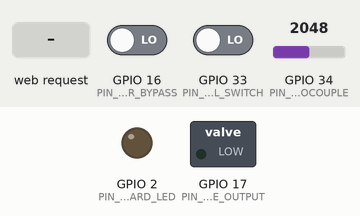
This program was run on a simulated ESP32. Parts: switched loads named in the program (green lamp = pin HIGH), output pins drawn as LEDs (lit = HIGH). Inputs (shaded band) come from the test bench; at power-on: GPIO 16 (PIN_MASTER_BYPASS) LOW, GPIO 34 (PIN_THERMOCOUPLE) = 2048, GPIO 33 (PIN_WALL_SWITCH) LOW. WiFi joins after 1.5 s; servers stay silent unless stated; what the program prints to the serial monitor is not drawn.

Above: at 2.7 s.
2.8 s: GPIO 16 (PIN_MASTER_BYPASS) driven HIGH
At 3.4 s:
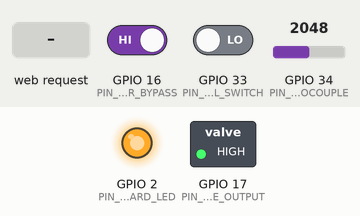
4.3 s: HTTP request GET /control received
5.8 s: HTTP request GET /control?state=on received
7.3 s: GPIO 16 (PIN_MASTER_BYPASS) driven LOW
At 8.1 s:
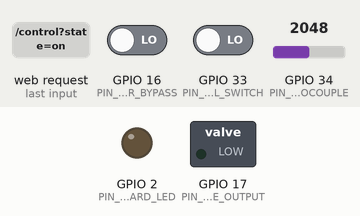
8.8 s: GPIO 34 (PIN_THERMOCOUPLE) set to 664
10.3 s: GPIO 34 (PIN_THERMOCOUPLE) set to 567
At 11.3 s:
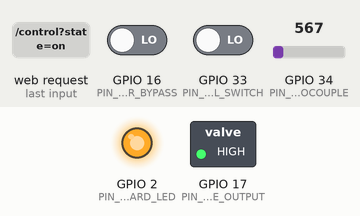
Timing chart, 0 to 12.8 s (numbered marks = the images above; inputs shaded):
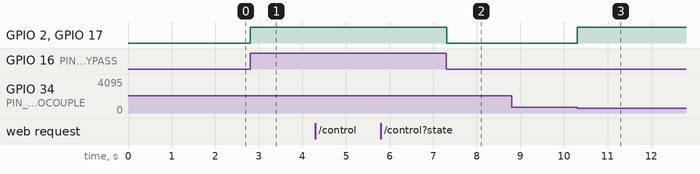

Measured:
- the behaviour switches between 622 and 621 on GPIO 34 (PIN_THERMOCOUPLE) (found by bisection; images 2 and 3)
- after the input at 2.8 s, GPIO 2 (PIN_ONBOARD_LED), GPIO 17 (PIN_VALVE_OUTPUT): LOW → HIGH at once
- after the input at 4.3 s, every drawn part: stays the same
- after the input at 5.8 s, every drawn part: stays the same
- after the input at 7.3 s, GPIO 2 (PIN_ONBOARD_LED), GPIO 17 (PIN_VALVE_OUTPUT): HIGH → LOW at once
- after the input at 8.8 s, every drawn part: stays the same
- after the input at 10.3 s, GPIO 2 (PIN_ONBOARD_LED), GPIO 17 (PIN_VALVE_OUTPUT): LOW → HIGH at once

The program:

main.cpp
```cpp
#include <Arduino.h>
#include <WiFi.h>
#include <ESPmDNS.h>
#include <WebServer.h>
#include "secrets.h"
#include "web_page.h"

// --- Configuration ---
namespace Config {
    constexpr char HOST_NAME[] = "fireplace"; // http://fireplace.local

    // Pins
    constexpr int PIN_THERMOCOUPLE = 34; // ADC1_CH6
    constexpr int PIN_WALL_SWITCH = 33;  // RTC Pin for Deep Sleep Wakeup
    constexpr int PIN_VALVE_OUTPUT = 17;
    constexpr int PIN_ONBOARD_LED = 2;
    constexpr int PIN_MASTER_BYPASS = 16; // Active HIGH

    // Safety Thresholds (mV)
    constexpr int THERMO_MIN_MV = 150;
    constexpr int THERMO_MAX_MV = 500;

    // Network (Static IP)
    // Set to false to use DHCP
    constexpr bool USE_STATIC_IP = true;
    // Note: IPAddress cannot be constexpr in Arduino ESP32 core easily without casting, keeping as const
    const IPAddress LOCAL_IP(192, 168, 4, 52);
    const IPAddress GATEWAY(192, 168, 4, 1);
    const IPAddress SUBNET(255, 255, 255, 0);
    const IPAddress PRIMARY_DNS(8, 8, 8, 8);

    // Serial Debug
    constexpr int SERIAL_BAUD = 115200;
}

// --- Global State ---
struct State {
    bool webRequestOn = false;
    unsigned long timerEndTime = 0;
    bool isFireplaceEnabled = false;
    int currentThermoMV = 0;
    bool isWallSwitchActive = false;
    bool isMasterBypassActive = false;
    bool isSafe = false;

};

State state;
WebServer server(80);

// --- Function Prototypes ---
void setupHardware();
void setupWiFi();
void setupServer();
void updateSensors();
void checkTimer();
void updateControlLogic();
void handleRoot();
void handleStatus();
void handleControl();
void handleNotFound();

// --- Main Setup ---
void setup() {
    Serial.begin(Config::SERIAL_BAUD);
    setupHardware();
    setupWiFi();
    setupServer();
}

// --- Main Loop ---
void loop() {
    server.handleClient();
    updateSensors();
    checkTimer();
    updateControlLogic();
    delay(10); // Small delay for stability
}

// --- Initialization Functions ---

void setupHardware() {
    pinMode(Config::PIN_THERMOCOUPLE, INPUT);
    pinMode(Config::PIN_WALL_SWITCH, INPUT_PULLDOWN); // Assume active HIGH
    pinMode(Config::PIN_MASTER_BYPASS, INPUT_PULLDOWN); // Active HIGH
    pinMode(Config::PIN_VALVE_OUTPUT, OUTPUT);
    pinMode(Config::PIN_ONBOARD_LED, OUTPUT);

    // Initial state
    digitalWrite(Config::PIN_VALVE_OUTPUT, LOW);
    digitalWrite(Config::PIN_ONBOARD_LED, LOW);
}

void setupWiFi() {
    WiFi.mode(WIFI_STA);
    WiFi.setSleep(false); // Disable WiFi power saving for better responsiveness

    if (Config::USE_STATIC_IP) {
        if (!WiFi.config(Config::LOCAL_IP, Config::GATEWAY, Config::SUBNET, Config::PRIMARY_DNS)) {
            Serial.println("Static IP Configuration Failed!");
        }
    }

    WiFi.begin(ssid, password);
    Serial.print("Connecting to WiFi");

    int retryCount = 0;
    while (WiFi.status() != WL_CONNECTED && retryCount < 20) {
        delay(500);
        Serial.print(".");
        retryCount++;
    }

    if (WiFi.status() == WL_CONNECTED) {
        Serial.print("\nConnected! IP: ");
        Serial.println(WiFi.localIP());
        if (MDNS.begin(Config::HOST_NAME)) {
            Serial.printf("mDNS responder started: http://%s.local\n", Config::HOST_NAME);
        }
    } else {
        Serial.println("\nWiFi Connection Failed. Continuing in offline mode (Hardware only).");
    }
}

void setupServer() {
    server.on("/", handleRoot);
    server.on("/status", handleStatus);
    server.on("/control", handleControl);
    server.onNotFound(handleNotFound);
    server.begin();
}

// --- Logic Functions ---

void updateSensors() {
    // Use analogReadMilliVolts for easier conversion on ESP32
    state.currentThermoMV = analogReadMilliVolts(Config::PIN_THERMOCOUPLE);
    state.isMasterBypassActive = (digitalRead(Config::PIN_MASTER_BYPASS) == HIGH);
    state.isWallSwitchActive = (digitalRead(Config::PIN_WALL_SWITCH) == HIGH);

    // Safety Check
    state.isSafe = (state.currentThermoMV >= Config::THERMO_MIN_MV
                        && state.currentThermoMV <= Config::THERMO_MAX_MV);
}

void checkTimer() {
    if (state.timerEndTime > 0 && millis() > state.timerEndTime) {
        state.webRequestOn = false;
        state.timerEndTime = 0;
    }
}

void updateControlLogic() {
    // Fireplace is ON if (Web says ON) AND (Safety is OK).
    // Note: Switch is now just "Master Power". Web controls the valve state.
    bool desiredState = state.webRequestOn;

    if ((desiredState && state.isSafe) || state.isMasterBypassActive) {
        state.isFireplaceEnabled
 = true;
        digitalWrite(Config::PIN_ONBOARD_LED, HIGH);   // Turn on LED to indicate active
        digitalWrite(Config::PIN_VALVE_OUTPUT, HIGH);  // Open valve to allow gas flow
    } else {
        state.isFireplaceEnabled
 = false;
        digitalWrite(Config::PIN_VALVE_OUTPUT, LOW);
        digitalWrite(Config::PIN_ONBOARD_LED, LOW);
    }
}

// --- Web Handlers ---

void handleRoot() {
    // Serial.println("Web: Client connected to /");
    server.send(200, "text/html", index_html);
}

void handleStatus() {
    char json[512];
    long timeLeft = 0;
    if (state.timerEndTime > millis()) {
        timeLeft = (state.timerEndTime - millis()) / 1000;
    }
    snprintf(json, sizeof(json),
        "{"
        "\"active\":%s,"
        "\"safety\":%s,"
        "\"thermo_mv\":%d,"
        "\"wall_switch\":%s,"
        "\"valve_state\":%d,"
        "\"led_state\":%d,"
        "\"bypass_state\":%d,"
        "\"timer_left\":%ld"
        "}",
        state.isFireplaceEnabled
 ? "true" : "false",
        state.isSafe ? "true" : "false",
        state.currentThermoMV,
        state.isWallSwitchActive ? "true" : "false",
        digitalRead(Config::PIN_VALVE_OUTPUT),
        digitalRead(Config::PIN_ONBOARD_LED),
        digitalRead(Config::PIN_MASTER_BYPASS),
        timeLeft
    );

    server.send(200, "application/json", json);
}

void handleControl() {
    Serial.print("Web: Control request");

    if (server.hasArg("state")) {
        String stateArg = server.arg("state");
        Serial.printf(" [State: %s]", stateArg.c_str());
        if (stateArg == "on") {
            state.webRequestOn = true;
            state.timerEndTime = 0; // Manual ON cancels timer
        } else if (stateArg == "off") {
            state.webRequestOn = false;
            state.timerEndTime = 0;
        }
    }

    if (server.hasArg("timer")) {
        int mins = server.arg("timer").toInt();
        Serial.printf(" [Timer: %dm]", mins);
        if (mins > 0) {
            state.webRequestOn = true; // Timer implies we want it ON
            state.timerEndTime = millis() + (mins * 60000UL);
        } else {
            state.timerEndTime = 0;
        }
    }

    Serial.println();
    server.send(200, "text/plain", "OK");
}

void handleNotFound() {
    Serial.printf("Web: 404 Not Found - %s\n", server.uri().c_str());
    server.send(404, "text/plain", "Not found");
}
```

secrets_example.h
```cpp
#ifndef SECRETS_H
#define SECRETS_H

// Rename this file to secrets.h and fill in your actual credentials

const char* ssid = "YOUR_WIFI_SSID";
const char* password = "YOUR_WIFI_PASSWORD";

#endif
```

web_page.h
```cpp
#ifndef WEB_PAGE_H
#define WEB_PAGE_H

#include <Arduino.h>

const char index_html[] PROGMEM = R"rawliteral(
<!DOCTYPE HTML><html>
<head>
  <title>Smart Fireplace</title>
  <meta name="viewport" content="width=device-width, initial-scale=1">
  <style>
    body { font-family: Arial, sans-serif; text-align: center; background-color: #f4f4f4; }
    .container { max-width: 400px; margin: auto; background: white; padding: 20px; border-radius: 10px; box-shadow: 0 0 10px rgba(0,0,0,0.1); }
    h1 { color: #333; }
    .status-box { padding: 15px; margin: 15px 0; border-radius: 5px; font-weight: bold; }
    .on { background-color: #d4edda; color: #155724; }
    .off { background-color: #f8d7da; color: #721c24; }
    .btn { display: inline-block; padding: 10px 20px; margin: 5px; font-size: 16px; cursor: pointer; text-decoration: none; color: white; border: none; border-radius: 5px; }
    .btn-on { background-color: #28a745; }
    .btn-off { background-color: #dc3545; }
    .btn-timer { background-color: #007bff; }
    input { padding: 10px; width: 60px; text-align: center; }
    .data-row { display: flex; justify-content: space-between; margin: 10px 0; border-bottom: 1px solid #eee; padding-bottom: 5px; }
  </style>
</head>
<body>
  <div class="container">
    <h1>Fireplace Control</h1>

    <div id="status-box" class="status-box off">OFF</div>

    <div class="data-row">
      <span>Thermocouple:</span> <span id="thermo-val">--</span> mV
    </div>
    <div class="data-row">
      <span>Wall Switch:</span> <span id="switch-val">--</span>
    </div>
    <div class="data-row">
      <span>Timer:</span> <span id="timer-val">--</span>
    </div>

    <br>
    <button class="btn btn-on" onclick="control('on')">Turn ON</button>
    <button class="btn btn-off" onclick="control('off')">Turn OFF</button>

    <br><br>
    <input type="number" id="timer-input" placeholder="Min" value="30">
    <button class="btn btn-timer" onclick="setTimer()">Set Timer</button>

    <div style="margin-top: 20px; font-size: 10px; color: #aaa; border-top: 1px solid #eee; padding-top: 10px;">
      GPIO DEBUG:
      Valve(17): <span id="gpio-valve">--</span> |
      LED(2): <span id="gpio-led">--</span> |
      Switch(33): <span id="gpio-switch">--</span> |
      Bypass(16): <span id="gpio-bypass">--</span>
    </div>
  </div>

<script>
  function updateStatus() {
    fetch('/status').then(response => response.json()).then(data => {
      const box = document.getElementById('status-box');
      const thermo = document.getElementById('thermo-val');
      const sw = document.getElementById('switch-val');
      const timer = document.getElementById('timer-val');

      // GPIO Debug Elements
      const gValve = document.getElementById('gpio-valve');
      const gLed = document.getElementById('gpio-led');
      const gSwitch = document.getElementById('gpio-switch');
      const gBypass = document.getElementById('gpio-bypass');

      if (data.active) {
        box.innerText = "FIREPLACE ON";
        box.className = "status-box on";
      } else {
      // Update GPIO Debug
      if (gValve) gValve.innerText = data.valve_state ? "HIGH" : "LOW";
      if (gLed) gLed.innerText = data.led_state ? "HIGH" : "LOW";
      if (gSwitch) gSwitch.innerText = data.wall_switch ? "HIGH" : "LOW";

        box.innerText = "FIREPLACE OFF";
        box.className = "status-box off";
        if (!data.safety) {
           box.innerText += " (SAFETY CUTOFF)";
        }
      }

      thermo.innerText = data.thermo_mv;
      thermo.style.color = data.safety ? 'green' : 'red';

      sw.innerText = data.wall_switch ? "ON" : "OFF";

      if (data.timer_left > 0) {
        let min = Math.floor(data.timer_left / 60);
        let sec = data.timer_left % 60;
        timer.innerText = min + "m " + sec + "s";
      } else {
        timer.innerText = "Inactive";
      }
    });
  }

  function control(action) {
    fetch('/control?state=' + action);
    setTimeout(updateStatus, 500);
  }

  function setTimer() {
    const mins = document.getElementById('timer-input').value;
    fetch('/control?timer=' + mins);
    setTimeout(updateStatus, 500);
  }

  setInterval(updateStatus, 2000);
  updateStatus();
</script>
</body>
</html>
)rawliteral";

#endif
```
